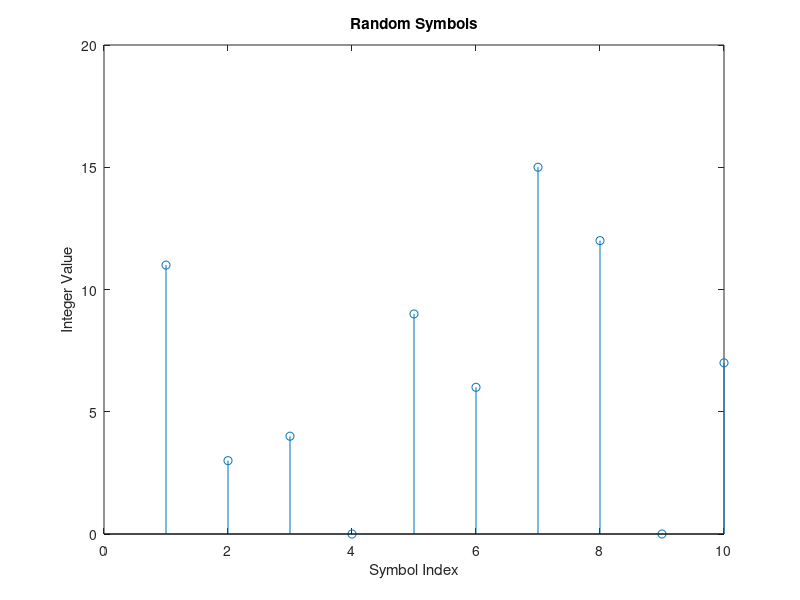
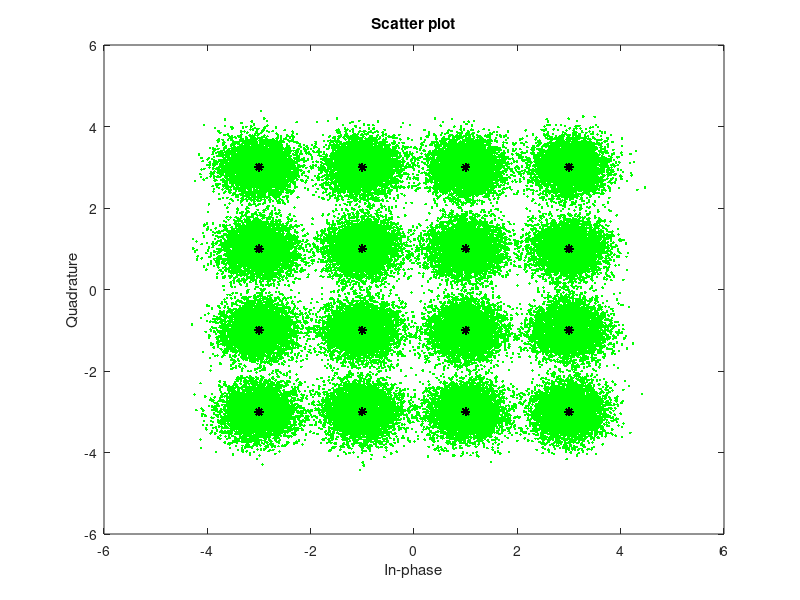
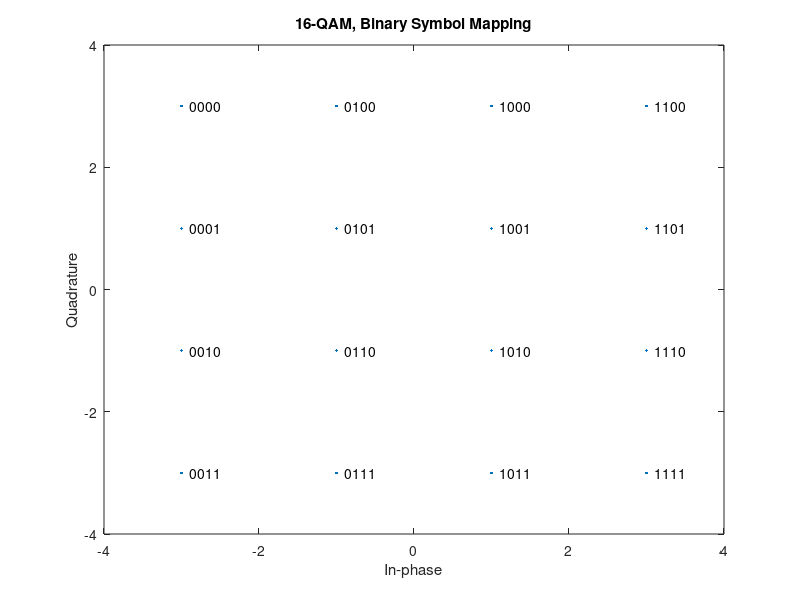
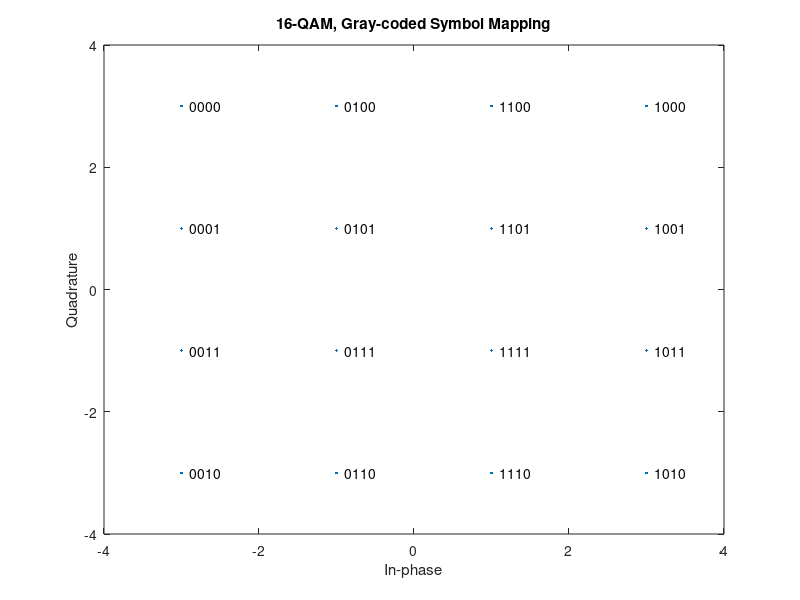

MATLAB code for these plots, in order: (Note: this script raises an error after producing the figures.)
%% this example process a binary data stream using a communication system that consists of 
%  a baseband modulator, channel, and demodulator. 
%% The system's bit error rate (BER) is computed and the transmitted and received signals 
%  are displayed in a constellation diagram.
% ********************************************

% the qammod function dose not apply pulse shaping
clc;
clear;
close all;
M = 16; 		% Size of signal constellation
k = log2(M);	% number of bits per symbol
n = 3e5;		% numberi of bits to process
numSamplePerSymbol = 1; % oversampling factor

rng default;    % use default random number generator
dataIn = randi([0 1],n,1); %generate vector of binary data

% plot the first 40 bits in a stem plot
stem(1:40,dataIn(1:40),'filled');
title('random bits');
xlabel('Bit index');
ylabel('Binary value');


% convert teh binary signal to an integer-valued signal
dataInMatrix = reshape(dataIn,length(dataIn)/k,k);
dataSymbolsIn = bi2de(dataInMatrix);

% plot the first 10 symbols
stem(dataSymbolsIn(1:10));
title('Random Symbols');
xlabel('Symbol Index');
ylabel('Integer Value');

% Modulate using 16-QAM
dataMod = qammod(dataSymbolsIn,M,'bin');		%binary coding, phase offset = 0
dataModG = qammod(dataSymbolsIn,M);				% Gray coding, Phase offset = 0;

%sPlotFig = scatterplot(dataMod,1,0,'r.');

% calculate the SNR when the channel has an Eb/N0 = 10 dB.
EbNo = 10;
snr = EbNo + 10*log10(k) - 10*log10(numSamplePerSymbol);

% pass the signal through AWGN channel
receivedSignal = awgn(dataMod,snr,'measured');
receivedSignalG = awgn(dataModG,snr,'measured');

% create the constellation diagram
sPlotFig = scatterplot(receivedSignal,1,0,'g.');
hold on;
scatterplot(dataMod,1,0,'k*',sPlotFig);

% demodulate 16-QAM
dataSymbolsOut = qamdemod(receivedSignal,M,'bin');
dataSymbolsOutG = qamdemod(receivedSignalG,M);

% convert the integer-valued signal to binary signal
dataOutMatrix = de2bi(dataSymbolsOut,k);
dataOut = dataOutMatrix(:);
dataOutMatrixG = de2bi(dataSymbolsOutG,k);
dataOutG = dataOutMatrixG(:);

% compute teh system BER
[numErrors,ber] = biterr(dataIn,dataOut);
fprintf('\nThe binary coding bit error rate = %5.2e, base on %d errors(total bits %d)\n', ber, numErrors,n);

[numErrorsG,berG] = biterr(dataIn,dataOutG);
fprintf('\nThe binary coding bit error rate = %5.2e, base on %d errors(total bits %d)\n', berG, numErrorsG,n);


% plot signal constellations 画出信号调制星座图
M = 16;                         % Modulation order
x = (0:15)';                    % Integer input

y1 = qammod(x,16,'bin');
scatterplot(y1)
text(real(y1)+0.1, imag(y1), dec2bin(x))
title('16-QAM, Binary Symbol Mapping')
axis([-4 4 -4 4])

y2 = qammod(x,16,'gray');  % 16-QAM output, Gray-coded
scatterplot(y2)
text(real(y2)+0.1, imag(y2), dec2bin(x))
title('16-QAM, Gray-coded Symbol Mapping')
axis([-4 4 -4 4])

% pulse shaping using a rasied consine filter (a pair of square-root raised consine (RRC) filter)
% 平方根升余弦滤波器（RRC）
% 用来做signal shaping的，目的在一定的带宽要求下，尽量减少码间串扰（ISI）
% 匹配滤波的目标也是为了修正ISI带来的信号畸变。
% 升余弦滚降信号用来消除码间串扰，实际实现时采用的方式是由发送端的基带成形滤波器和接收端的匹配滤波器
% 两个环节共同实现。传输系统的传递函数为二者的乘积，所以每个环节均为平方根升余弦滤波器，这样可以降低滤波器的是实现难度

% 在数字通信中，实际发射出的信号是各个离散样值序列通过成形滤波器后的成形脉冲序列，匹配滤波器是为了使得
% 抽样时刻信噪比最大。
% 在发送端成形滤波器是根余弦滤波器，接收端同样使用根余弦滤波器匹配滤波时，既能够使得抽样时刻信噪比
% 最高（即完成匹配滤波器的作用），又能够在一定的带限平坦信道中不引入码间干扰（满足Nyquist无码间干扰准则）


% establis simulation framework
M = 16;							% size of signal constellation
k = log2(M);					% number of bits per symbol
numBits = 3e5;
numSamplePerSymbol = 4

% create raised consine filter
span = 10;						% filter span in symbols
rolloff = 0.25;					% rolloff factor of filter

rrcFilter = rcosdesign(rolloff,span,numSamplePerSymbol);
fvtool(rrcFilter,'Analysis','Impulse');	% display teh RRC filter response

% BER simulation
rng default;					% use default random number generator
dataIn = randi([0 1], numBits, 1); % generate vector of binary data

dataInMatrix = reshape(dataIn,length(dataIn)/k,k);
dataSymbolsIn = bi2de(dataInMatrix);

dataMod = qammod(dataSymbolsIn,M);

% 滤波器的过采样和欠采样,
txSignal = upfirdn(dataMod,rrcFilter,numSamplePerSymbol,1);

EbNo = 10;
snr = EbNo + 10*log10(k) - 10*log10(numSamplePerSymbol);

% pass the signal through an AWGN channel
rxSignal = awgn(txSignal,snr,'measured');

rxFiltSignal = upfirdn(rxSignal,rrcFilter,1,numSamplePerSymbol);
rxFiltSignal = rxFiltSignal(span+1:end-span);

dataSymbolsOut = qamdemod(rxFiltSignal,M);

dataOutMatrix = de2bi(dataSymbolsOut,k);
dataOut = dataOutMatrix(:);

% 从结果分析，错误比特差不多
[numErrors, ber] = biterr(dataIn, dataOut);
fprintf('\nThe bit error rate = %5.2e, based on %d errors\n', ...
    ber, numErrors);

% create a scatter plot of the received signal before and after filtering
h = scatterplot(sqrt(numSamplePerSymbol)*...
    rxSignal(1:numSamplePerSymbol*5e3),...
    numSamplePerSymbol,0,'g.');
hold on;
scatterplot(rxFiltSignal(1:5e3),1,0,'kx',h);
title('Received Signal, Before and After Filtering');
legend('Before Filtering','After Filtering');
axis([-5 5 -5 5]); % Set axis ranges
hold off;



%% error correction using a convolutional code (纠错)
clc;
clear;
close all;
% establish simulation framework
M = 16;
k = log2(M);
numBits = 1e5;				% 比特数，每四个比特为一个码
numSamplePerSymbol = 4; 	% 每个码采样率

rng default;
dataIn = randi([0 1], numBits,1);

% define a convolutional coding trellis for a rate 2/3 code
% 该种样式是已经规定的。
tPoly = poly2trellis([5 4],[23 35 0; 0 5 13]);
codeRate = 2/3;
dataEnc = convenc(dataIn,tPoly);

dataEncMatrix = reshape(dataEnc,length(dataEnc)/k,k);
dataSymbolsIn = bi2de(dataEncMatrix);

dataMod = qammod(dataSymbolsIn,M);

% create raised consine filter
span = 10;						% filter span in symbols
rolloff = 0.25;					% rolloff factor of filter

rrcFilter = rcosdesign(rolloff,span,numSamplePerSymbol);

txSignal = upfirdn(dataMod,rrcFilter,numSamplePerSymbol,1);

EbNo = 10;
snr = EbNo + 10*log10(k) - 10*log10(numSamplePerSymbol);

% pass the signal through an AWGN channel
rxSignal = awgn(txSignal,snr,'measured');

rxFiltSignal = upfirdn(rxSignal,rrcFilter,1,numSamplePerSymbol);
rxFiltSignal = rxFiltSignal(span+1:end-span);

dataSymbolsOut = qamdemod(rxFiltSignal,M);

dataOutMatrix = de2bi(dataSymbolsOut,k);
codedDataOut = dataOutMatrix(:);

% viterbi 解码
traceBack = 16;
numCodeWords = floor(length(codedDataOut)*2/3);
dataOut = vitdec(codedDataOut(1:numCodeWords*3/2),tPoly,traceBack,'cont','hard');
decDelay = 2*traceBack;                                     % Decoder delay, in bits

[numErrors, ber] = ...
   biterr(dataIn(1:end-decDelay),dataOut(decDelay+1:end));       

fprintf('\nThe bit error rate = %5.2e, based on %d errors\n', ...
    ber, numErrors)